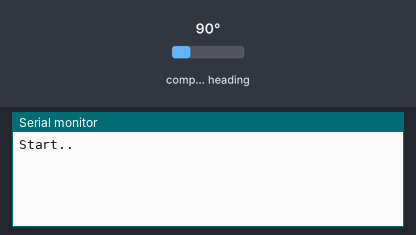
Recording of a sketch running on a simulated Arduino Uno, built with avr-gcc and run on an emulated ATmega328P. On the bench: the last lines printed to the serial monitor. Wiring (inferred from the names in the program): HMC5883L compass at I2C address 0x1E. Inputs (shaded band) come from the test bench; at power-on: compass heading 90°.

Above: at 1.2 s.
1.3 s: compass heading set to 7°
At 2.5 s:
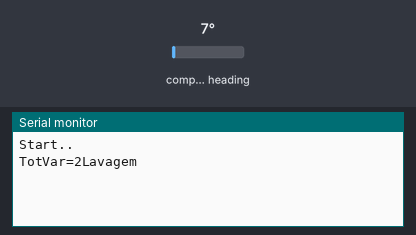
3.1 s: compass heading set to 352°
At 3.7 s:
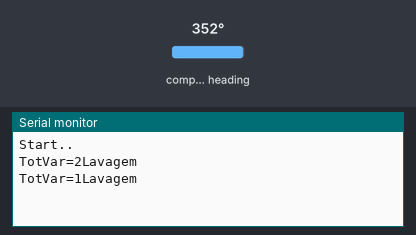

The sketch:

TestHMC5883.ino
```cpp
/*
 * https://brainy-bits.com/tutorials/using-the-hmc5883l/
 *
 */
#include <Wire.h>

#define NUM_LEDS 8  // Number of LEDs per Stick
#define DATA_PIN_X 2  // Pin 2 connected to RGB X
#define DATA_PIN_Y 3  // Pin 3 connected to RGB Y

/* The I2C address of the module */
#define HMC5803L_Address 0x1E

/* Register address for the X Y and Z data */
#define X 3
#define Y 7
#define Z 5

int xOld, xNew, yOld, yNew, zOld, zNew;

#define varX 3
#define varY 3
#define varZ 3
#define LAVAGEM 10

int xDif, yDif, zDif;

long initInterval;
long now;

#define INTERVAL_SIZE 800
#define DELAY_MEDIDAS 50

int xTotVar, yTotVar, zTotVar;

void setup()
{
   Serial.begin(9600);
   Serial.println("Start..");
   Wire.begin();
   xOld = yOld = zOld = -1;

   xTotVar = yTotVar = zTotVar = 0;

   /* Initialise the module */
   Init_HMC5803L();
   initInterval = millis();
}

void loop() {
   now = millis();

   if ( (now - initInterval) > INTERVAL_SIZE ) {
      int totvar = xTotVar + yTotVar + zTotVar;
      if (totvar > 0) {
         Serial.print("TotVar=");Serial.print(totvar);
         if (totvar <= LAVAGEM)
            Serial.println("Lavagem");
         else
            Serial.println("Centrifugacao");
      }
//      Serial.print("xTotVar=");Serial.print(xTotVar);
//      Serial.print(" yTotVar=");Serial.print(yTotVar);
//      Serial.print(" zTotVar=");Serial.println(zTotVar);
      xTotVar = yTotVar = zTotVar = 0;
      initInterval = now;
   }
   /* Read each sensor axis data and output to the serial port */
   xNew = HMC5803L_Read(X);
   yNew = HMC5803L_Read(Y);
   zNew = HMC5803L_Read(Z);

   if (xOld == -1) {
      xOld = xNew;
      yOld = yNew;
      zOld = zNew;
      xTotVar = yTotVar = zTotVar = 0;
   }

   if (xNew > xOld)
      xDif = xNew - xOld;
   else
      xDif = xOld - xNew;
   if (xDif > varX) {
      xTotVar++;
//      Serial.print("xOld:");Serial.print(xOld);
//      Serial.print(" xNew:");Serial.print(xNew);
//      Serial.print(" varX:");Serial.println(xDif);
   }

   if (yNew > yOld)
      yDif = yNew - yOld;
   else
      yDif = yOld - yNew;
   if (yDif > varY) {
      yTotVar++;
//      Serial.print("yOld:");Serial.print(yOld);
//      Serial.print(" yNew:");Serial.print(yNew);
//      Serial.print(" varY:");Serial.println(yDif);
   }

   if (zNew > zOld)
      zDif = zNew - zOld;
   else
      zDif = zOld - zNew;
   if (zDif > varZ) {
      zTotVar++;
//      Serial.print("zOld:");Serial.print(zOld);
//      Serial.print(" zNew:");Serial.print(zNew);
//      Serial.print(" varZ:");Serial.println(zDif);
   }

      xOld = xNew;
      yOld = yNew;
      zOld = zNew;
/*
   Serial.print(xNew);   Serial.print(" ");
   Serial.print(yNew);   Serial.print(" ");
   Serial.print(zNew);
*/

  /* Wait a little before reading again */
  delay(DELAY_MEDIDAS);
}


/* This function will initialise the module and only needs to be run once
   after the module is first powered up or reset */
void Init_HMC5803L(void)
{
  /* Set the module to 8x averaging and 15Hz measurement rate */
  Wire.beginTransmission(HMC5803L_Address);
  Wire.write(0x00);
  Wire.write(0x70);

  /* Set a gain of 5 */
  Wire.write(0x01);
  Wire.write(0xA0);
  Wire.endTransmission();
}


/* This function will read once from one of the 3 axis data registers
and return the 16 bit signed result. */
int HMC5803L_Read(byte Axis)
{
  int Result;

  /* Initiate a single measurement */
  Wire.beginTransmission(HMC5803L_Address);
  Wire.write(0x02);
  Wire.write(0x01);
  Wire.endTransmission();
  delay(6);

  /* Move modules the resiger pointer to one of the axis data registers */
  Wire.beginTransmission(HMC5803L_Address);
  Wire.write(Axis);
  Wire.endTransmission();

  /* Read the data from registers (there are two 8 bit registers for each axis) */
  Wire.requestFrom(HMC5803L_Address, 2);
  Result = Wire.read() << 8;
  Result |= Wire.read();

  return Result;
}
```

Measured:
- after the input at 1.3 s, the serial monitor: prints a new line after 0.40 s (image 1)
- after the input at 3.1 s, the serial monitor: prints a new line after 0.30 s (image 2)
